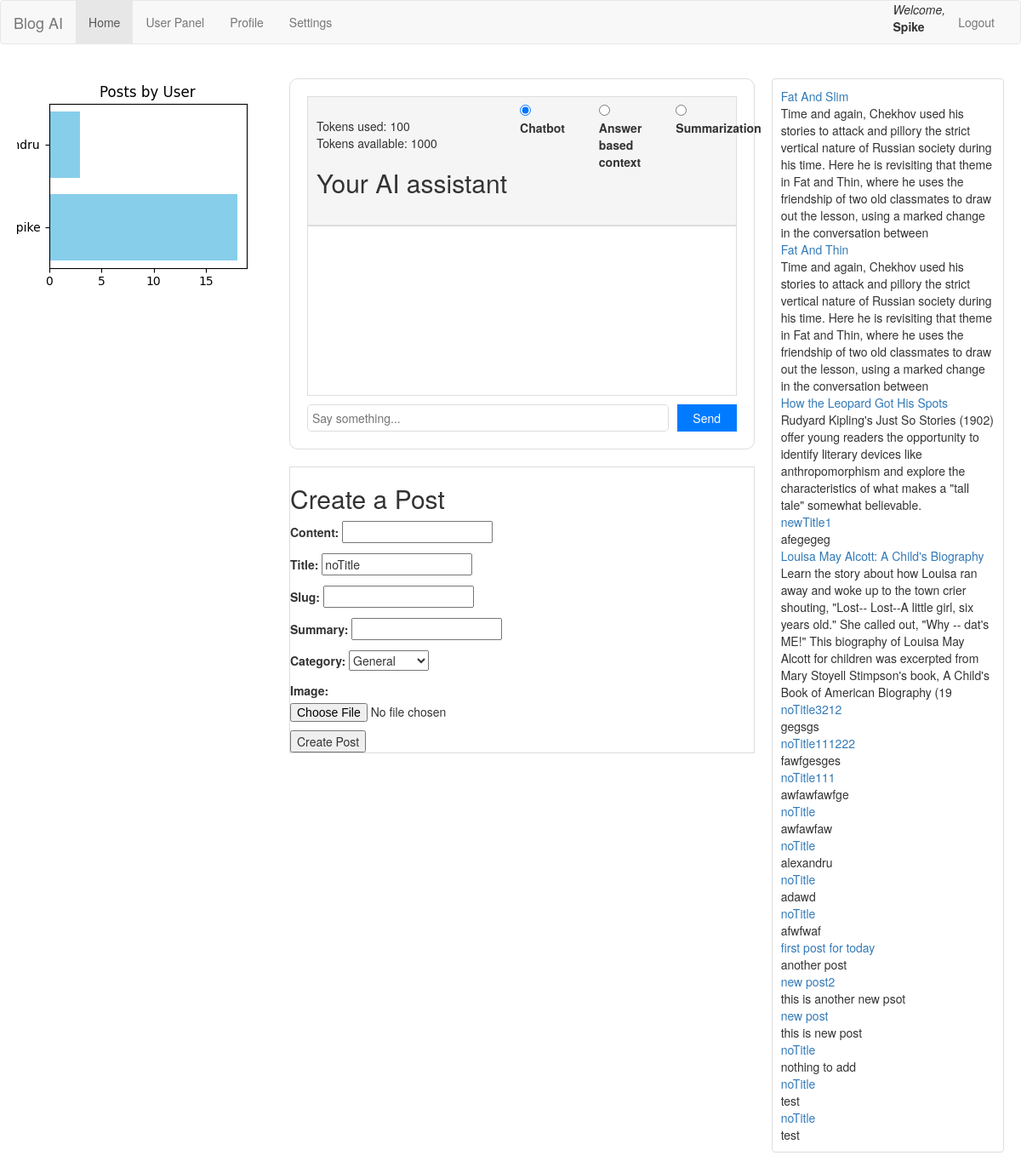
The page /writer_panel/ (signed in) on the database its author committed.
### blog/models/models.py (models this page shows, shortened)
class Writer(models.Model):
    user = models.ForeignKey(User, on_delete=models.SET_NULL, null=True)
    pseudo_name = models.CharField(max_length=200)
    all_posts = models.PositiveIntegerField(null=True, blank=True)
    votes = models.PositiveIntegerField(null=True,blank=True)
    tokens_used = models.PositiveIntegerField(null=True)
    tokens_available = models.PositiveIntegerField(null=True)
    createdDate = models.DateTimeField(auto_now_add=True)

### blog/models/posts.py (models this page shows, shortened)
class Post(models.Model):
    CATEGORY_CHOICES = [
        ('general', 'General'),
        ('tech', 'Technology'),
        ('life', 'Lifestyle'),
        ('edu', 'Education'),
        ('news', 'News'),
    ]
    STATUS = [
        ('no_status', 'no_status'),
        ('for_approval', 'for_approval'),
        ('approved', 'approved'),
    ]
    title = models.CharField(max_length=255, default="noTitle")
    slug = models.SlugField(max_length=255, unique=True)
    summary = models.CharField(max_length=300)
    category = models.CharField(
        max_length=50,
        choices=CATEGORY_CHOICES,
        default='general'
    )
    content = RichTextField()
    published = models.BooleanField(default=True)
    status = models.CharField(max_length=15, choices=STATUS, default="no_status")
    likes = models.PositiveIntegerField(null=True)
    writer = models.ForeignKey(Writer, blank=True, null=True, on_delete=models.SET_NULL)
    created = models.DateTimeField(auto_now_add=True)
    image = models.ImageField(upload_to='img', null=True,  default='placeholder.png')
    class Meta:
        ordering = ['-created']

### blog/views.py (the view, shortened to what this page needs)
# urls.py: path('writer_panel/', blog_views.writer_panel, name='writer_panel'),
def writer_panel(request):
    if not request.user.groups.filter(name='Writers').exists():
        return redirect('editor_panel')
    writer = Writer.objects.get(user=request.user)
    if request.method == 'POST' and request.POST.get('submit_post'):
        post_form = PostForm(data=request.POST, files=request.FILES)
        if post_form.is_valid():
            print("yes")
            post = post_form.save(commit=False)
            post.writer = writer
            post.save()
            writer.all_posts += 1
            writer.save()
            return JsonResponse({'message': 'Post created successfully!'})
        else:
            return JsonResponse({'error': 'Invalid form submission', 'details': post_form.errors}, status=400)
    else:
        post_form = PostForm()
    posts = Post.objects.filter(writer=writer)
    uploaded_files = UploadedFile.objects.filter(uploaded_by=request.user).values_list('file', flat=True)
    file_names = [os.path.basename(file) for file in uploaded_files]
    chart_base64 = PostCountChart()
    return render(request, 'writer_panel.html', {'chart': chart_base64,
                                               'posts': posts,
                                               'file_names': file_names,
                                               'form': post_form,
                                               'writer': writer})

### blog/forms.py
class PostForm(forms.ModelForm):
    content = forms.CharField(widget=CKEditorWidget())
    class Meta:
        model = Post
        fields = ['content', 'title', 'slug', 'summary', 'category', 'image']

### blog/views.py (called while the page is built)
def PostCountChart():
    posts = Post.objects.all()
    writers = Writer.objects.all()
    user_post_counts = {}
    for writer in writers:
        user_post_counts[writer.user] = Post.objects.filter(writer=writer).count()
    usernames = [str(writer.user.username) for writer in writers]  # Get the username (or user.id if needed)
    post_counts = [user_post_counts.get(writer.user, 0) for writer in writers]  # Get the post count for each user
    fig, ax = plt.subplots(figsize=(3,2.5)) # width, height
    ax.barh(usernames, post_counts, color='skyblue')  # Horizontal bar chart
    ax.set_title('Posts by User')
    ax.set_xlabel('Number of Posts')
    ax.set_ylabel('Users')
    buf = io.BytesIO()
    plt.savefig(buf, format='png')
    buf.seek(0)
    chart = base64.b64encode(buf.getvalue()).decode('utf-8')
    buf.close()
    return chart

### blog/templates/writer_panel.html (shortened to what this page needs)
{% extends 'base.html' %}
{% load static %}
{% block extra_css %}
    <link rel="stylesheet" href="{% static 'css/chatbot.css' %}">
{% endblock %}
{% block content %}
<div class="main-container">
    <div class="left-section">
        <div class="container_img">
            <img alt="User Post Chart">
        </div>
    </div>
    <div class="middle-section">
        <div class="chatbot">
            <div id="chatbot-container">
                <div id="options-container">
                    <div id="options-row">
                        <div id="tokens">
                            Tokens used: {{ writer.tokens_used }}<br>
                            Tokens available: {{ writer.tokens_available }}<br>
                            <h2>Your AI assistant</h2>
                        </div>
                        <form id="options-form">
                            <div id="radio-buttons-container">
                                <label>
                                    <input type="radio" name="option" value="option1" required checked> Chatbot
                                </label><br>
                                <label>
                                    <input type="radio" name="option" value="option2" required> Answer based context
                                </label><br>
                                <label>
                                    <input type="radio" name="option" value="option3" required> Summarization
                                </label><br><br>
                            </div>
                        </form>
                    </div>
                </div>
                <div id="chatlog"></div>
                <form id="chat-form">
                    <input type="text" id="query" placeholder="Say something...">
                    <button type="submit">Send</button>
                </form>
            </div>
        </div>
        <div id="post-creation">
            <h2>Create a Post</h2>
            <form id="post-form" enctype="multipart/form-data" method="POST">
                {{ form.as_p }}
                <button type="submit" name="submit_post">Create Post</button>
            </form>
        </div>
    </div>
    <div class="right-section">
        <div class="container_posts">
            <div class="col-md-3-2">
                {% for post in posts %}
                    <div>
                        <div class="summary-title"><a href="/post/{{ post.slug }}">{{ post.title }}</a></div>
                        <div class="truncate-text">{{ post.summary }}</div>
                    </div>
                {% endfor %}
            </div>
        </div>
    </div>
</div>
{% endblock %}

### blog/templates/base.html (shortened to what this page needs)
<!DOCTYPE html>
<html lang="en">
<head>
    {% load static %}
    <link rel="stylesheet" type="text/css" href="{% static 'css/style.css' %}"/>
    {% block extra_css %}{% endblock %}
    {% load bootstrap3 %}
    {% bootstrap_css %}
</head>
<body>
  <nav class="navbar navbar-default">
      <div class="container-fluid">
        <div class="navbar-header">
          <a class="navbar-brand" href="#">Blog AI</a>
        </div>
        <div class="collapse navbar-collapse" id="bs-example-navbar-collapse-1">
           {% if user.is_authenticated %}
              <ul class="nav navbar-nav">
                <li class="active"><a href="/">Home</a></li>
                <li><a href="{% url 'writer_panel' %}">User Panel</a></li>
                  <li><a href="{% url 'profile' %}">Profile</a></li>
                  <li><a href="{% url 'settings' %}">Settings</a></li>
              </ul>
                <ul class="nav navbar-nav navbar-right">
                    <li><i>Welcome,</i><br> <b>{{ user.username }}</b></li>
                    <li><a href="{% url 'logout' %}">Logout</a></li>
                </ul>
            {% endif %}
        </div>
      </div>
  </nav>
    <div id="content">
        {% block content %}{% endblock %}
    </div>
</body>
</html>

### blog/static/css/style.css (style rules this page uses)
.chatbot { width:30%; }

### blog/static/css/chatbot.css (style rules this page uses)
.main-container { display: grid; grid-template-columns: 1fr 2fr 1fr; gap: 20px; padding: 20px; }
.left-section { grid-column: 1; display: flex; justify-content: center; align-items: flex-start; }
.middle-section { grid-column: 2; display: flex; flex-direction: column; align-items: center; }
#post-creation { margin-top: 20px; width: 100%; border: 1px solid #ddd; }
.right-section { grid-column: 3; }
.container_posts { padding: 10px; border: 1px solid #ddd; border-radius: 4px; }
.chatbot { display: flex; justify-content: space-between; align-items: flex-start; width: 100%; gap: 20px; }
#chatbot-container { width: 100%; max-width: 850px; margin: 0 auto; padding: 20px; border: 1px solid #ddd; border-radius: 10px; }
#chatlog { height: 200px; overflow-y: scroll; margin-bottom: 10px; border: 1px solid #ddd; }
#chat-form { display: flex; margin-top: 10px; }
#query { flex-grow: 1; margin-right: 10px; padding: 5px; border-radius: 5px; border: 1px solid #ddd; }
#chatbot-container button { width: 70px; padding: 5px 10px; border: none; background-color: #007bff; color: white; cursor: pointer; }
#options-container { display: flex; background-color: #f5f5f5; border: 1px solid #ddd; flex-direction: column; gap: 20px; }
#options-row { height: 150px; display: flex; justify-content: flex-start; align-items: center; }
#tokens { flex-shrink: 0; padding: 10px; border-radius: 4px; }
#options-form { width:100%; display: flex; flex-direction: column gap: 20px; flex-wrap: wrap; height: 150px; align-items: flex-start; }
#radio-buttons-container { display: flex; padding:5px; gap: 20px; }

### rows shown on the page
Writer: tokens_used "100", tokens_available "1000"
Post: title "Fat And Slim", summary "Time and again, Chekhov used his stories to attack and pillory the strict vertical nature of Russian society during his time. Here he is revisiting that theme in Fat and Thin, where he uses the friendship of two old classmates to draw out the lesson, using a marked change in the conversation between"
Post: title "Fat And Thin", summary "Time and again, Chekhov used his stories to attack and pillory the strict vertical nature of Russian society during his time. Here he is revisiting that theme in Fat and Thin, where he uses the friendship of two old classmates to draw out the lesson, using a marked change in the conversation between"
Post: title "How the Leopard Got His Spots", summary "Rudyard Kipling's Just So Stories (1902) offer young readers the opportunity to identify literary devices like anthropomorphism and explore the characteristics of what makes a \"tall tale\" somewhat believable."
Post: title "newTitle1", summary "afegegeg"
Post: title "Louisa May Alcott: A Child's Biography", summary "Learn the story about how Louisa ran away and woke up to the town crier shouting, \"Lost-- Lost--A little girl, six years old.\" She called out, \"Why -- dat's ME!\" This biography of Louisa May Alcott for children was excerpted from Mary Stoyell Stimpson's book, A Child's Book of American Biography (19"
Post: title "noTitle3212", summary "gegsgs"
Post: title "noTitle111222", summary "fawfgesges"
Post: title "noTitle111", summary "awfawfawfge"
Post: title "noTitle", summary "awfawfaw"
Post: title "noTitle", summary "alexandru"
Post: title "noTitle", summary "adawd"
Post: title "noTitle", summary "afwfwaf"
Post: title "first post for today", summary "another post"
Post: title "new post2", summary "this is another new psot"
Post: title "new post", summary "this is new post"
Post: title "noTitle", summary "nothing to add"
Post: title "noTitle", summary "test"
Post: title "noTitle", summary "test"

### other values the page prints
{{ user.username }} "Spike"
